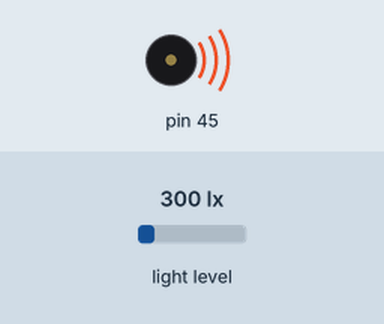
The sketch below on a simulated Arduino Uno, built with avr-gcc and run on an emulated ATmega328P. On the bench: buzzer (waves = sounding). The test bench sets the inputs (shaded band); at power-on: light level 300 lx.

Above: at 0.05 s.
Timing chart, 0 to 3.0 s (numbered marks = the images above):
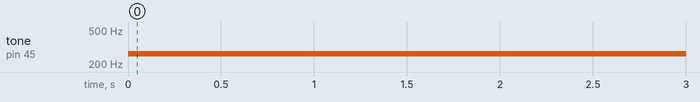

Measured:
- by itself, tone on pin 45: silent → 262 Hz at 0.00 s

The sketch:

LightSensor.ino
```cpp
// generated by mBlock5 for mBot Ranger
// codes make you happy

#include <Arduino.h>
#include <MeAuriga.h>

MeLightSensor lightsensor_12(12);         // init light sensor on D12
MeBuzzer buzzer;

void setup() {
  buzzer.setpin(45);
}

void loop() {
  float ls = lightsensor_12.read();       // read in the value
  if (ls < 400) {                         // if dark then play a  tone
    buzzer.tone(262, 0.25 * 1000);
    delay(2);
  } else {
    buzzer.tone(110, 0.25 * 1000);        // else play a different
  }

}
```
